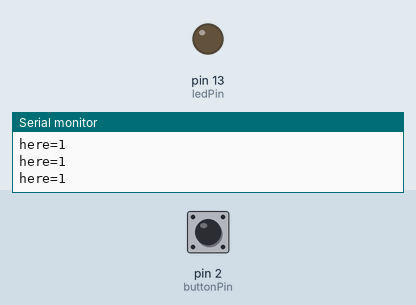
This sketch was run on a simulated Arduino Uno, built with avr-gcc and run on an emulated ATmega328P. Shown: output pins drawn as LEDs (lit = HIGH), the last lines printed to the serial monitor. The test bench sets the inputs (shaded band); at power-on: pin 2 (buttonPin) HIGH.

Above: at 1.2 s.
1.3 s: pin 2 (buttonPin) pulled LOW for 0.15 s
At 1.38 s:
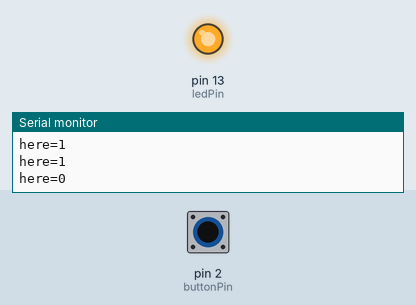
2.9 s: pin 2 (buttonPin) pulled LOW for 3.2 s
At 6.7 s:
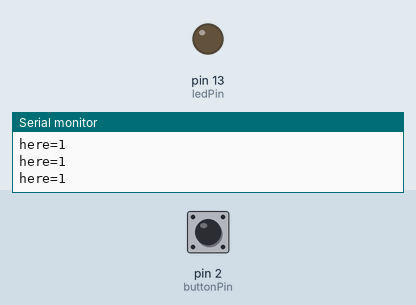
Timing chart, 0 to 8.2 s (numbered marks = the images above; inputs shaded):
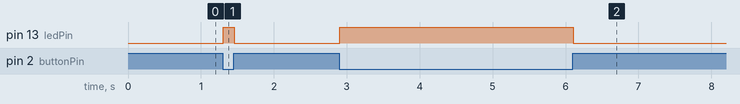

Measured:
- after the input at 1.3 s, pin 13 (ledPin): LOW → HIGH at once, → LOW 0.15 s later
- after the input at 2.9 s, pin 13 (ledPin): LOW → HIGH at once, → LOW 3.2 s later

The sketch:

3.ino
```cpp
const int buttonPin = 2;     // the number of the pushbutton pin
const int ledPin =  13;      // the number of the LED pin

// variables will change:
int buttonState = 0;         // variable for reading the pushbutton status

void setup() {
  Serial.begin(9600);
  // initialize the LED pin as an output:
  pinMode(ledPin, OUTPUT);
  // initialize the pushbutton pin as an input:
  pinMode(buttonPin, INPUT_PULLUP);
}

void loop() {
  // read the state of the pushbutton value:
  buttonState = digitalRead(buttonPin);

  // check if the pushbutton is pressed. If it is, the buttonState is HIGH:
  if (buttonState == HIGH) {

    digitalWrite(ledPin, LOW);
  } else {

    digitalWrite(ledPin, HIGH);
  }
  Serial.print("here=");
  Serial.println(buttonState);
  delay(2);
}
```
